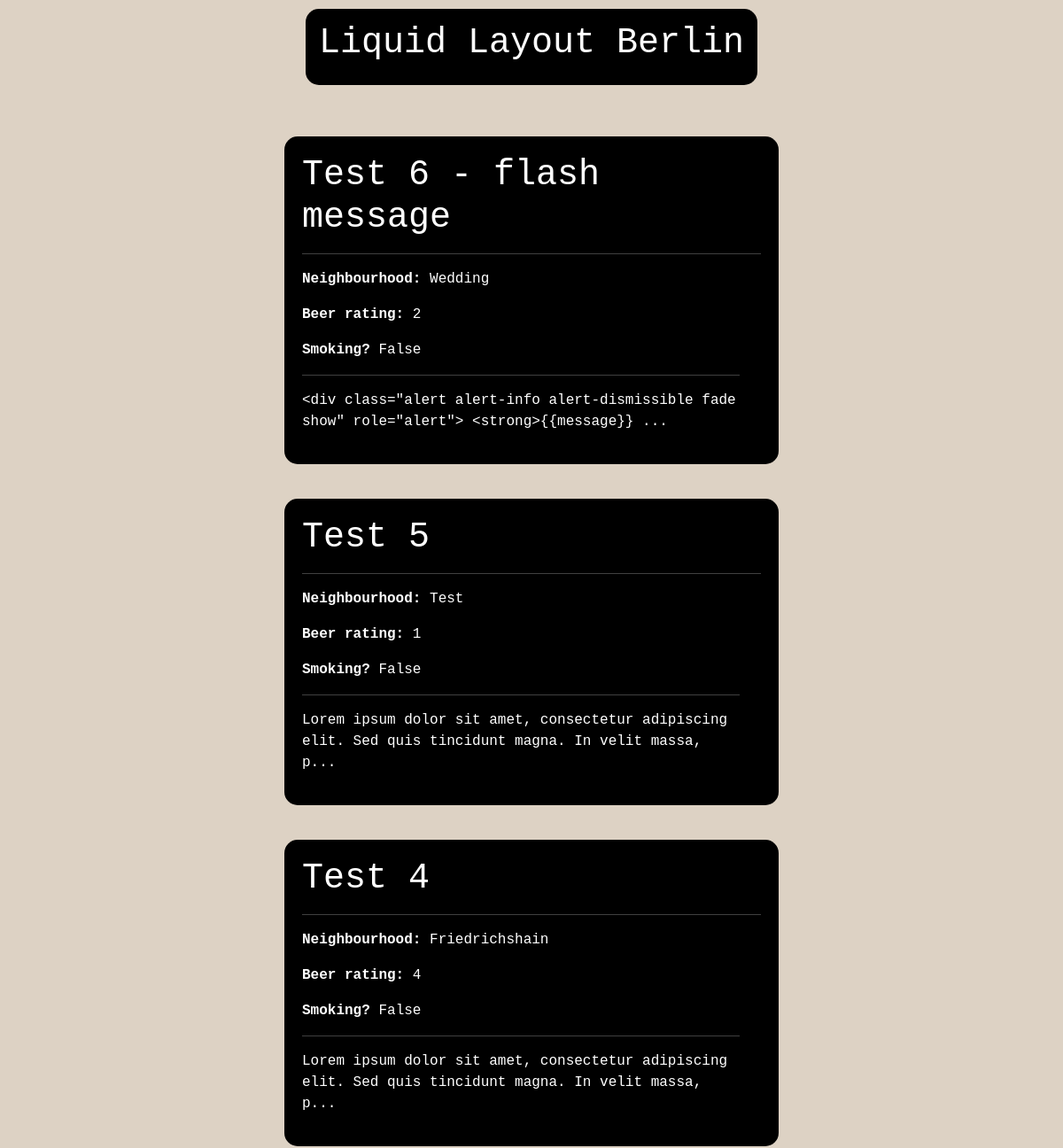
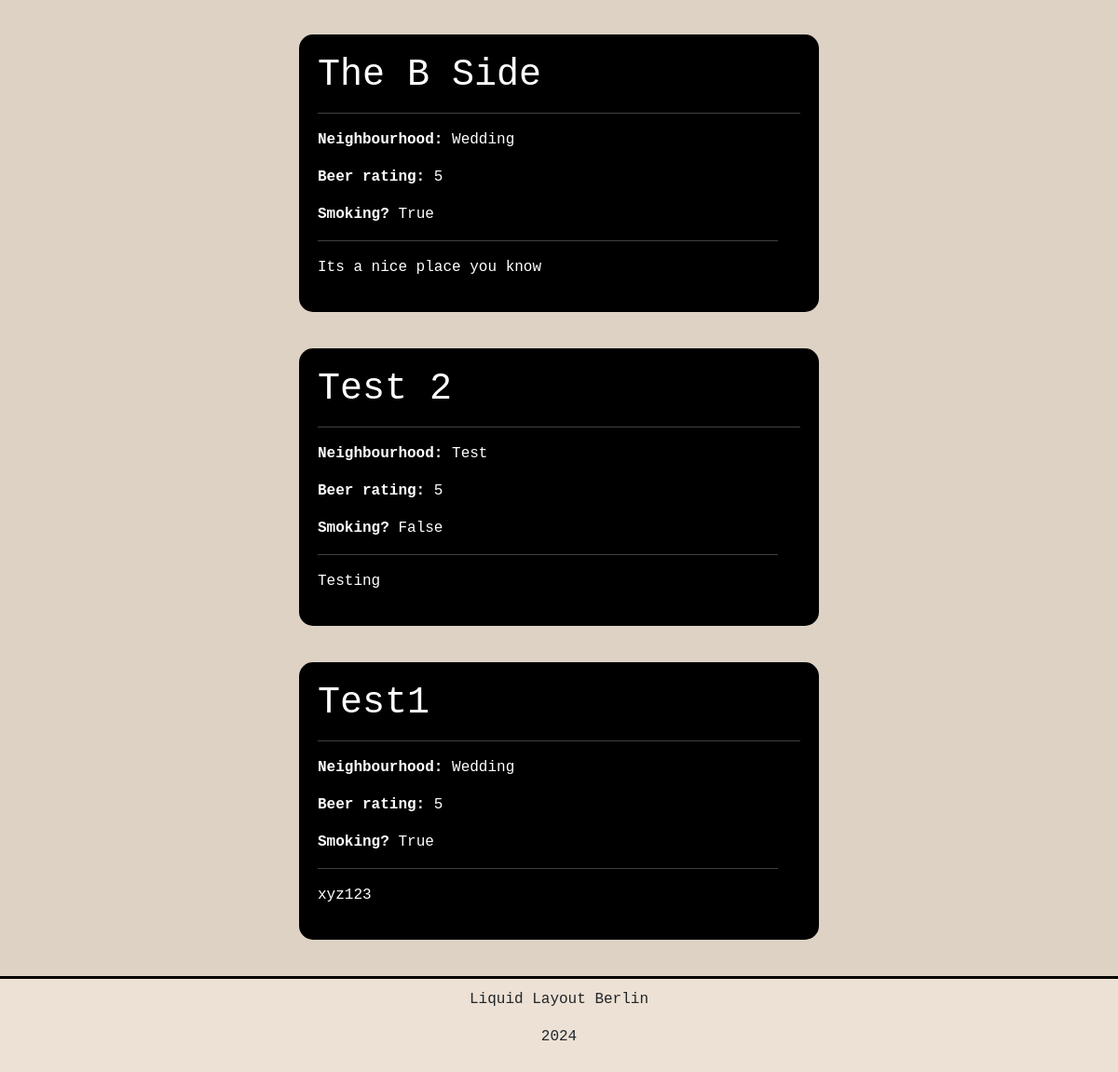
/index, run on the app's committed database (2 pictures, top to bottom).
### app/models.py (models this page shows, shortened)
class Post(db.Model):
    id : so.Mapped[int] = so.mapped_column(primary_key=True)
    title : so.Mapped[str] = so.mapped_column(sa.String(64))
    body : so.Mapped[str] = so.mapped_column(sa.Text)
    map_embed : so.Mapped[str] = so.mapped_column(sa.Text, nullable=True)
    transit : so.Mapped[str] = so.mapped_column(sa.String(64))
    neighbourhood : so.Mapped[str] = so.mapped_column(sa.String(64))
    beer_rating : so.Mapped[str] = so.mapped_column(sa.Integer)
    guinness : so.Mapped[bool] = so.mapped_column(sa.Boolean)
    smoking : so.Mapped[bool] = so.mapped_column(sa.Boolean)
    music : so.Mapped[str] = so.mapped_column(sa.String(128))
    visible : so.Mapped[bool] = so.mapped_column(sa.Boolean, default=True, nullable=True)
    image_data: so.Mapped[bytes] = so.mapped_column(sa.LargeBinary, nullable=True)  # Store image data
    image_filename: so.Mapped[str] = so.mapped_column(sa.String(255), nullable=True)  # Store image filename
    timestamp : so.Mapped[datetime] = so.mapped_column(index=True, default=lambda: datetime.now(timezone.utc))
    user_id : so.Mapped[int] = so.mapped_column(sa.ForeignKey(User.id), index=True)
    author : so.Mapped[User] = so.relationship(back_populates="posts")

### app/routes.py (the view)
@app.route("/")
@app.route("/index")
def index():
    posts = Post.query.order_by(Post.timestamp.desc()).all()
    return render_template("index.html", title="Liquid Layout Berlin", posts=posts)

### app/templates/index.html
{% extends "base.html" %}
{% block content %}
{% for post in posts %}
    <div class="container text-left custom-post">
        <div class="row">
          <div class="col">
            <h1><a href="{{ url_for('posts', id=post.id) }}" class="a-custom">{{ post.title }}</a></h1><hr>
          </div>
          <div class="row">
            <div class="column">
                <p><b>Neighbourhood:</b> {{ post.neighbourhood }} </p>
            </div>
          </div>
          <div class="row">
            <div class="column">
                <p><b>Beer rating:</b> {{ post.beer_rating }} </p>
            </div>
          </div>
          <div class="row">
            <div class="column">
                <p><b>Smoking?</b> {{ post.smoking }} </p><hr>
            </div>
          </div>
          <div class="row">
            <div class="column">
                <p>{{ post.body[:100] }}{% if post.body|length > 100 %}...{% endif %}</p>
            </div>
          </div>
        </div>
      </div><br>
{% endfor %}
{% endblock %}

### app/templates/base.html (shortened to what this page needs)
<!doctype html>
<html>
    <head>
      <link href="https://cdn.jsdelivr.net/npm/bootstrap@5.3.3/dist/css/bootstrap.min.css" rel="stylesheet">
      <link rel="stylesheet" href="{{ url_for('static', filename='css/custom.css') }}">
    </head>
    <body class="d-flex flex-column min-vh-100">
      <div class="container-flex text-center banner">
        <div class="row">
          <div class="column">
            <h1><a href="{{ url_for('index') }}" class="a-custom">Liquid Layout Berlin</a></h1>
          </div>
        </div>
      </div><br>
      <div class="container mt-4">
        {% block content %}{% endblock %}
        </div>
        <footer class="container-fluid text-center">
          <div class="row">
            <div class="column">
              <p>Liquid Layout Berlin</p>
              <p>2024</p>
            </div>
          </footer>
    </body>
</html>

### app/static/css/custom.css (style rules this page uses)
body { background-color: #ddd2c4; display: flex; flex-direction: column; min-height: 100vh; font-family: "Monaco", monospace; }
.custom-post { background-color: black; color: white; border-radius: 15px; max-width: 50%; padding: 20px; margin-bottom: 15px; }
footer { margin-top: auto; border-top: 3px solid black; background-color: #ece1d4; padding: 10px; }
.a-custom { color: white; text-decoration: none; }
.banner { background-color: black; color: white; border-radius: 15px; padding: 15px; margin: 10px auto; }

### data on the page
Post: title "Test 6 - flash message", neighbourhood "Wedding", beer_rating "2", smoking "False", body "<div class=\"alert alert-info alert-dismissible fade show\" role=\"alert\"> <strong>{{message}}"
Post: title "Test 5", neighbourhood "Test", beer_rating "1", smoking "False", body "Lorem ipsum dolor sit amet, consectetur adipiscing elit. Sed quis tincidunt magna. In velit massa, p"
Post: title "Test 4", neighbourhood "Friedrichshain", beer_rating "4", smoking "False", body "Lorem ipsum dolor sit amet, consectetur adipiscing elit. Sed quis tincidunt magna. In velit massa, p"
Post: title "The B Side", neighbourhood "Wedding", beer_rating "5", smoking "True", body "Its a nice place you know"
Post: title "Test 2", neighbourhood "Test", beer_rating "5", smoking "False", body "Testing"
Post: title "Test1", neighbourhood "Wedding", beer_rating "5", smoking "True", body "xyz123"
